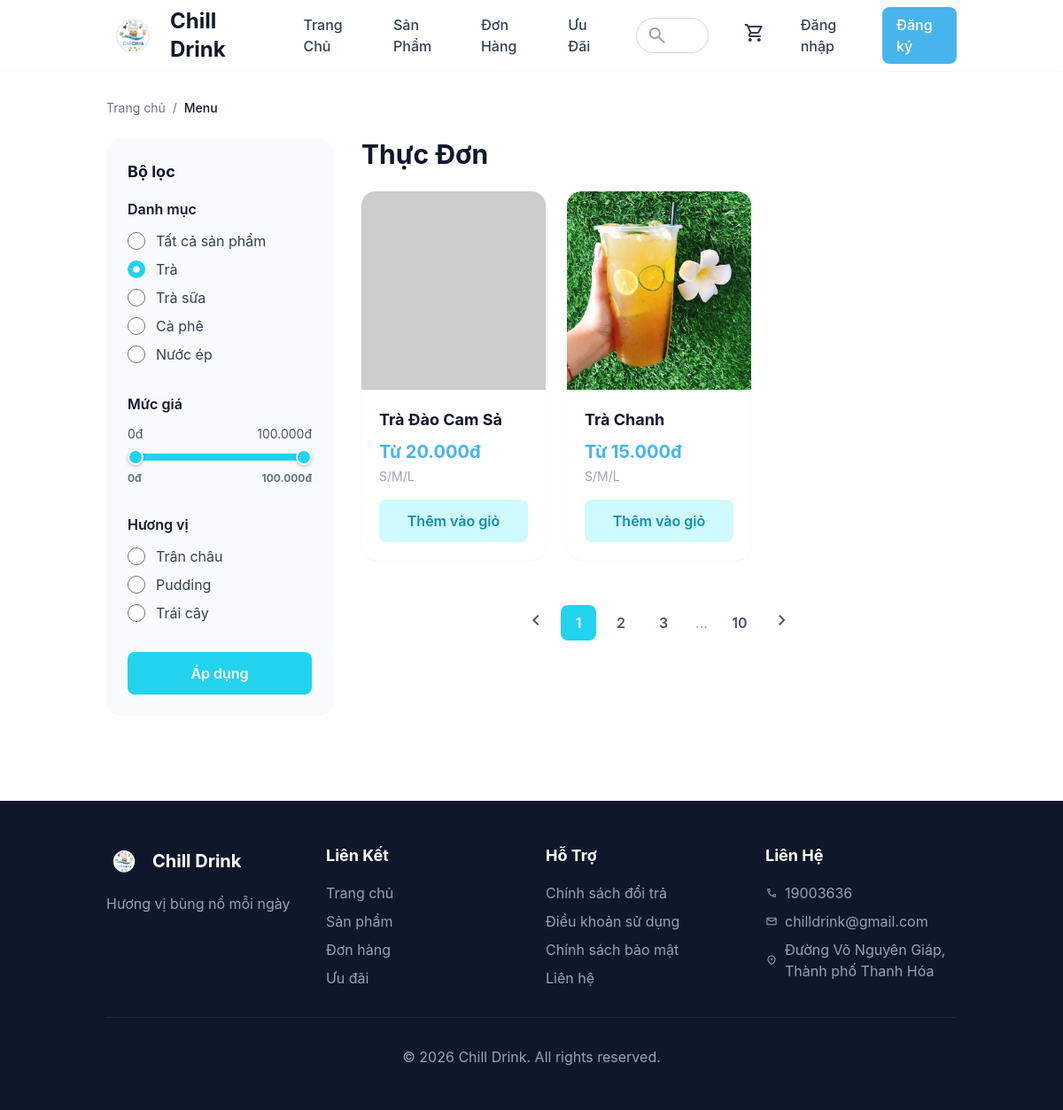
Screenshot of /DU_AN_1/base/?action=products-by-category&category_id=4 with the database file from the repository.
### tables this page shows
CREATE TABLE `categories` (
  `id` int(11) NOT NULL,
  `name` varchar(100) NOT NULL,
  `slug` varchar(150) NOT NULL,
  `created_at` datetime DEFAULT current_timestamp()
);

CREATE TABLE `products` (
  `id` int(11) NOT NULL,
  `category_id` int(11) DEFAULT NULL,
  `name` varchar(200) NOT NULL,
  `slug` varchar(255) DEFAULT NULL,
  `description` text DEFAULT NULL,
  `image` varchar(255) DEFAULT NULL,
  `status` tinyint(1) DEFAULT 1,
  `created_at` datetime DEFAULT current_timestamp(),
  `updated_at` datetime DEFAULT current_timestamp() ON UPDATE current_timestamp(),
  `deleted_at` timestamp NULL DEFAULT NULL
);

### DU_AN_1/base/dua/controllers/ProductController.php (called while the page is built, shortened)
<?php
class ProductController
{
    private $productModel;
    private $categoryModel;
    public function __construct()
    {
        $this->productModel = new Product();
        $this->categoryModel = new Category();
    }
    public function byCategory()
    {
        $categoryId = $_GET['category_id'] ?? 0;
        $category = $this->categoryModel->getById($categoryId);
        $categories = $this->categoryModel->getAll();
        $products = $this->productModel->getByCategory($categoryId);
        require_once PATH_VIEW . 'products/index.php';
    }
}

### DU_AN_1/base/index.php (called while the page is built, shortened)
<?php
spl_autoload_register(function ($class) {
    $fileName = "$class.php";
    $fileModel              = PATH_MODEL . $fileName;
});
require_once './routes/index.php';

### DU_AN_1/base/dua/models/BaseModel.php (called while the page is built, shortened)
<?php
class BaseModel
{
    public function __construct()
    {
        $dsn = sprintf('mysql:host=%s;port=%s;dbname=%s;charset=utf8', DB_HOST, DB_PORT, DB_NAME);
        try {
            $this->pdo = new PDO($dsn, DB_USERNAME, DB_PASSWORD, DB_OPTIONS);
        } catch (PDOException $e) {
            die("Kết nối cơ sở dữ liệu thất bại: {$e->getMessage()}. Vui lòng thử lại sau.");
        }
    }
}

### DU_AN_1/base/dua/models/Category.php (called while the page is built, shortened)
<?php
class Category extends BaseModel
{
    protected $table = 'categories';
    public function getAll()
    {
        $sql = "SELECT * FROM {$this->table} ORDER BY created_at DESC";
        $stmt = $this->pdo->query($sql);
        return $stmt->fetchAll();
    }
    public function getById($id)
    {
        $sql = "SELECT * FROM {$this->table} WHERE id = :id LIMIT 1";
        $stmt = $this->pdo->prepare($sql);
        $stmt->execute([':id' => $id]);
        return $stmt->fetch();
    }
}

### DU_AN_1/base/dua/models/Product.php (called while the page is built, shortened)
<?php
class Product extends BaseModel
{
    protected $table = 'products';
    public function getByCategory($categoryId)
    {
        $sql = "SELECT p.*, c.name as category_name FROM {$this->table} p
                LEFT JOIN categories c ON p.category_id = c.id
                WHERE p.category_id = :category_id AND p.status = 1 AND p.deleted_at IS NULL
                ORDER BY p.created_at DESC";
        $stmt = $this->pdo->prepare($sql);
        $stmt->execute([':category_id' => $categoryId]);
        return $stmt->fetchAll();
    }
    public function getSizes($productId)
    {
        $sql = "SELECT ps.*, s.name as size_name FROM product_sizes ps
                JOIN sizes s ON ps.size_id = s.id
                WHERE ps.product_id = :product_id
                ORDER BY s.id ASC";
        $stmt = $this->pdo->prepare($sql);
        $stmt->execute([':product_id' => $productId]);
        return $stmt->fetchAll();
    }
}

### DU_AN_1/base/dua/views/products/index.php (the view, shortened to what this page needs)
<!DOCTYPE html>
<html class="light" lang="vi">
<head>
    <script src="https://cdn.tailwindcss.com?plugins=forms,container-queries"></script>
    <link href="<?= BASE_URL ?>assets/css/style.css" rel="stylesheet"/>
</head>
<body class="bg-white">
    <?php include PATH_VIEW . 'layouts/header.php'; ?>
    <div class="container mx-auto px-4 sm:px-6 lg:px-8 py-8">
        <div class="flex items-center gap-2 text-sm text-gray-500 mb-6">
            <a href="<?= BASE_URL ?>" class="hover:text-primary">Trang chủ</a>
            <span>/</span>
            <span class="text-slate-900 font-medium">Menu</span>
        </div>
        <div class="flex flex-col lg:flex-row gap-8">
            <aside class="lg:w-64 flex-shrink-0">
                <div class="bg-gray-50 rounded-2xl p-6 sticky top-24">
                    <div class="mb-8">
                        <h3 class="text-lg font-bold text-slate-900 mb-4">Bộ lọc</h3>
                        <h4 class="font-semibold text-slate-900 mb-3">Danh mục</h4>
                        <div class="space-y-2">
                            <label class="flex items-center gap-3 cursor-pointer group">
                                <input type="radio" name="category" value="" <?= !isset($_GET['category_id']) ? 'checked' : '' ?>
                                       onchange="window.location.href='<?= BASE_URL ?>?action=products'"
                                       class="w-5 h-5 text-cyan-400 focus:ring-cyan-400"/>
                                <span class="text-slate-700 group-hover:text-primary">Tất cả sản phẩm</span>
                            </label>
                            <?php foreach ($categories as $cat): ?>
                            <label class="flex items-center gap-3 cursor-pointer group">
                                <input type="radio" name="category" value="<?= $cat['id'] ?>"
                                       <?= (isset($_GET['category_id']) && $_GET['category_id'] == $cat['id']) ? 'checked' : '' ?>
                                       onchange="window.location.href='<?= BASE_URL ?>?action=products-by-category&category_id=<?= $cat['id'] ?>'"
                                       class="w-5 h-5 text-cyan-400 focus:ring-cyan-400"/>
                                <span class="text-slate-700 group-hover:text-primary"><?= htmlspecialchars($cat['name'], ENT_QUOTES, 'UTF-8') ?></span>
                            </label>
                            <?php endforeach; ?>
                        </div>
                    </div>
                    <div class="mb-8">
                        <h4 class="font-semibold text-slate-900 mb-3">Mức giá</h4>
                        <div class="space-y-3">
                            <div class="flex items-center justify-between text-sm text-slate-600">
                                <span id="minPriceLabel">0đ</span>
                                <span id="maxPriceLabel">100.000đ</span>
                            </div>
                            <div class="relative">
                                <input type="range" id="maxPrice" min="0" max="100000" value="100000" step="5000"
                                       class="absolute w-full h-2 bg-transparent appearance-none cursor-pointer z-20"
                                       oninput="updatePriceFilter(event)"/>
                                <div class="relative w-full h-2 bg-gray-200 rounded-lg">
                                    <div id="priceRange" class="absolute h-2 bg-cyan-400 rounded-lg"></div>
                                </div>
                            </div>
                            <div class="flex items-center justify-between text-xs text-slate-500 mt-2">
                                <span> <strong id="minPriceValue">0đ</strong></span>
                                <span> <strong id="maxPriceValue">100.000đ</strong></span>
                            </div>
                        </div>
                    </div>
                    <div class="mb-8">
                        <h4 class="font-semibold text-slate-900 mb-3">Hương vị</h4>
                        <div class="space-y-2">
                            <label class="flex items-center gap-3 cursor-pointer group">
                                <input type="radio" name="flavor" value="tran-chau" class="w-5 h-5 text-cyan-400 focus:ring-cyan-400"/>
                                <span class="text-slate-700 group-hover:text-primary">Trân châu</span>
                            </label>
                            <label class="flex items-center gap-3 cursor-pointer group">
                                <input type="radio" name="flavor" value="pudding" class="w-5 h-5 text-cyan-400 focus:ring-cyan-400"/>
                                <span class="text-slate-700 group-hover:text-primary">Pudding</span>
                            </label>
                            <label class="flex items-center gap-3 cursor-pointer group">
                                <input type="radio" name="flavor" value="trai-cay" class="w-5 h-5 text-cyan-400 focus:ring-cyan-400"/>
                                <span class="text-slate-700 group-hover:text-primary">Trái cây</span>
                            </label>
                        </div>
                    </div>
                    <button class="w-full py-3 bg-cyan-400 text-white rounded-lg font-semibold hover:bg-cyan-500 transition-colors">
                        Áp dụng
                    </button>
                </div>
            </aside>
            <main class="flex-1">
                <div class="flex items-center justify-between mb-6">
                    <div>
                        <h1 class="text-3xl font-bold text-slate-900">
                            <?php if (isset($_GET['search']) && !empty($_GET['search'])): ?>
                                Kết quả tìm kiếm: "<?= htmlspecialchars($_GET['search'], ENT_QUOTES, 'UTF-8') ?>"
                            <?php else: ?>
                                Thực Đơn
                            <?php endif; ?>
                        </h1>
                    </div>
                </div>
                <?php if (empty($products)): ?>
                <div class="text-center py-20">
                    <span class="material-symbols-outlined text-6xl text-gray-300 mb-4">search_off</span>
                    <p class="text-slate-500 text-lg">Không tìm thấy sản phẩm nào</p>
                </div>
                <?php else: ?>
                <div class="grid grid-cols-1 sm:grid-cols-2 lg:grid-cols-3 xl:grid-cols-4 gap-6">
                    <?php foreach ($products as $product): ?>
                    <?php
                    $sizes = (new Product())->getSizes($product['id']);
                    $minPrice = !empty($sizes) ? min(array_column($sizes, 'price')) : 0;
                    ?>
                    <a href="<?= BASE_URL ?>?action=product-detail&id=<?= $product['id'] ?>"
                       class="product-card bg-white rounded-2xl overflow-hidden shadow-sm hover:shadow-lg transition-all duration-300 group block"
                       data-price="<?= $minPrice ?>">
                        <div class="relative h-56 bg-gray-100 overflow-hidden">
                            <img src="<?= BASE_ASSETS_UPLOADS . htmlspecialchars($product['image'], ENT_QUOTES, 'UTF-8') ?>"
                                 alt="<?= htmlspecialchars($product['name'], ENT_QUOTES, 'UTF-8') ?>"
                                 class="w-full h-full object-cover group-hover:scale-110 transition-transform duration-300"
                                 onerror="this.src='https://via.placeholder.com/300x300?text=No+Image'"/>
                        </div>
                        <div class="p-5">
                            <h3 class="font-bold text-lg text-slate-900 mb-2 line-clamp-1"><?= htmlspecialchars($product['name'], ENT_QUOTES, 'UTF-8') ?></h3>
                            <p class="product-price text-primary font-bold text-xl mb-1">Từ <?= number_format($minPrice, 0, ',', '.') ?>đ</p>
                            <p class="text-gray-400 text-sm mb-4">S/M/L</p>
                            <div class="w-full text-center py-3 bg-cyan-100 text-cyan-600 rounded-lg font-semibold group-hover:bg-cyan-200 transition-colors">
                                Thêm vào giỏ
                            </div>
                        </div>
                    </a>
                    <?php endforeach; ?>
                </div>
                <div class="flex items-center justify-center gap-2 mt-12">
                    <button class="p-2 hover:bg-gray-100 rounded-lg transition-colors">
                        <span class="material-symbols-outlined text-slate-600">chevron_left</span>
                    </button>
                    <button class="w-10 h-10 flex items-center justify-center rounded-lg bg-cyan-400 text-white font-semibold">1</button>
                    <button class="w-10 h-10 flex items-center justify-center rounded-lg hover:bg-gray-100 text-slate-600 font-semibold transition-colors">2</button>
                    <button class="w-10 h-10 flex items-center justify-center rounded-lg hover:bg-gray-100 text-slate-600 font-semibold transition-colors">3</button>
                    <span class="px-2 text-slate-400">...</span>
                    <button class="w-10 h-10 flex items-center justify-center rounded-lg hover:bg-gray-100 text-slate-600 font-semibold transition-colors">10</button>
                    <button class="p-2 hover:bg-gray-100 rounded-lg transition-colors">
                        <span class="material-symbols-outlined text-slate-600">chevron_right</span>
                    </button>
                </div>
                <?php endif; ?>
            </main>
        </div>
    </div>
    <?php require_once PATH_VIEW . 'layouts/footer.php'; ?>
</body>
</html>

### DU_AN_1/base/assets/css/style.css (style rules this page uses)
*:not(.material-symbols-outlined):not(.material-icons), *::before:not(.material-symbols-outlined):not(.material-icons), *::after:not(.material-symbols-outlined):not(.material-icons) { font-family: -apple-system, BlinkMacSystemFont, "Segoe UI", Roboto, "Helvetica Neue", Arial, "Noto Sans", sans-serif, "Apple Color Emoji", "Segoe UI Emoji", "Segoe UI Symbol", "Noto Color Emoji" !important; }
body, html { font-family: -apple-system, BlinkMacSystemFont, "Segoe UI", Roboto, "Helvetica Neue", Arial, "Noto Sans", sans-serif !important; -webkit-font-smoothing: antialiased; -moz-osx-font-smoothing: grayscale; }
.material-symbols-outlined, .material-icons { font-family: 'Material Symbols Outlined', 'Material Icons' !important; translate: none; }
html { scroll-behavior: smooth; }

### DU_AN_1/base/dua/views/products/index.php (style rules this page uses)
* { font-family: -apple-system, BlinkMacSystemFont, "Segoe UI", Roboto, "Helvetica Neue", Arial, "Noto Sans", sans-serif; }
body { -webkit-font-smoothing: antialiased; -moz-osx-font-smoothing: grayscale; }

### rows the page displays
categories: category "☑ Trà", name "Trà"
categories: category "☐ Trà sữa", name "Trà sữa"
categories: category "☐ Cà phê", name "Cà phê"
categories: category "☐ Nước ép", name "Nước ép"
products: name "Trà Đào Cam Sả", minPrice "20.000"
products: image (picture), name "Trà Chanh", minPrice "15.000"

### other values shown
$siteName "Chill Drink"
$sitePhone "19003636"
$siteEmail "chilldrink@gmail.com"
$siteAddress "Đường Võ Nguyên Giáp, Thành phố Thanh Hóa"
